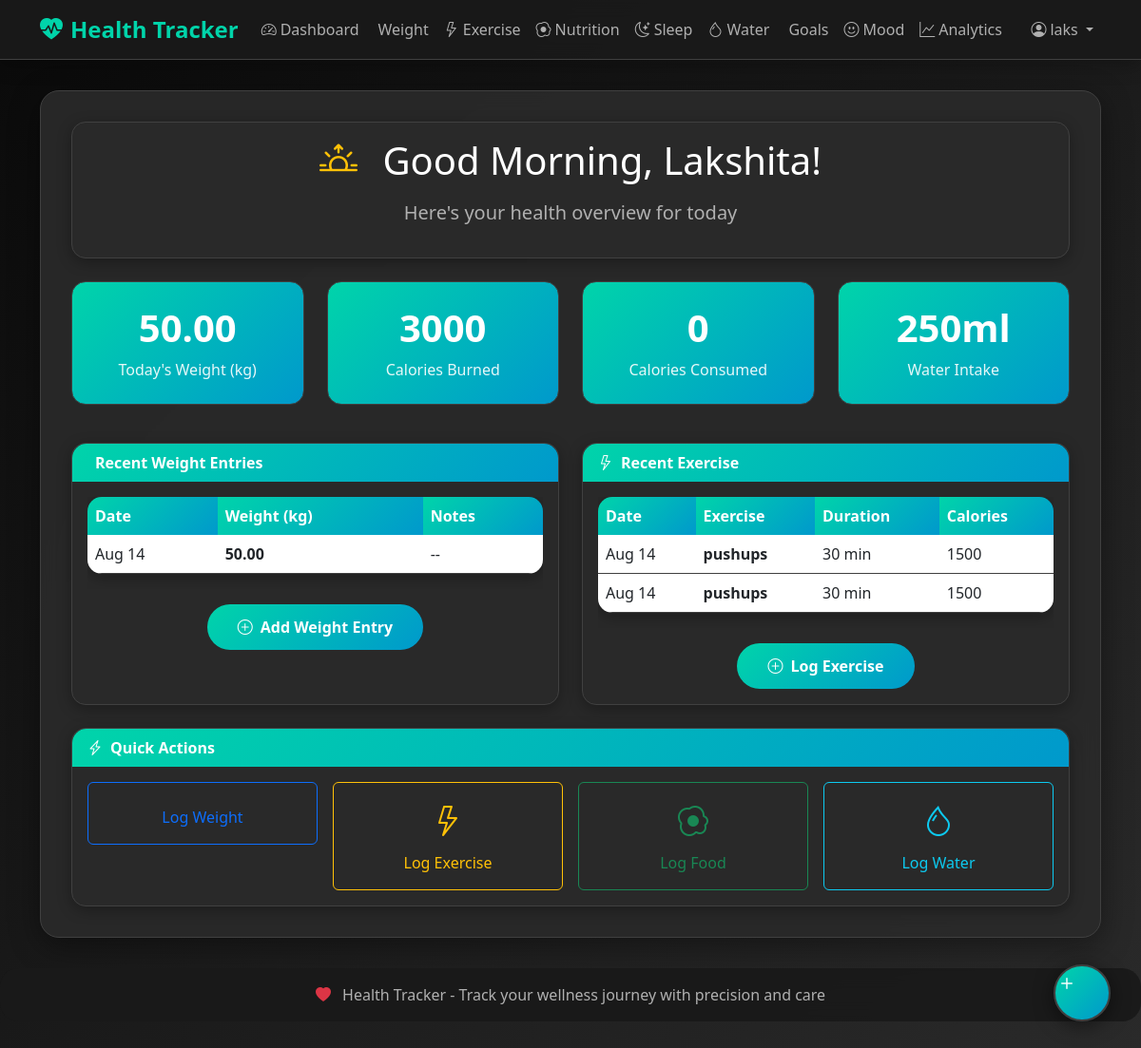
The app's page /dashboard/ (signed in) with its own data.
### tracker/models.py (models this page shows, shortened)
class WeightEntry(models.Model):
    user = models.ForeignKey(User, on_delete=models.CASCADE)
    weight = models.DecimalField(max_digits=5, decimal_places=2, validators=[MinValueValidator(20), MaxValueValidator(500)])
    date = models.DateField(default=timezone.now)
    notes = models.TextField(blank=True)
    created_at = models.DateTimeField(auto_now_add=True)
    class Meta:
        ordering = ['-date']
        unique_together = ['user', 'date']

class Exercise(models.Model):
    EXERCISE_TYPES = [
        ('cardio', 'Cardio'),
        ('strength', 'Strength Training'),
        ('flexibility', 'Flexibility'),
        ('sports', 'Sports'),
        ('other', 'Other')
    ]
    user = models.ForeignKey(User, on_delete=models.CASCADE)
    exercise_type = models.CharField(max_length=20, choices=EXERCISE_TYPES)
    name = models.CharField(max_length=100)
    duration = models.PositiveIntegerField(help_text="Duration in minutes")
    calories_burned = models.PositiveIntegerField(help_text="Calories burned")
    date = models.DateField(default=timezone.now)
    notes = models.TextField(blank=True)
    created_at = models.DateTimeField(auto_now_add=True)
    class Meta:
        ordering = ['-date']

### tracker/views.py (the view)
# urls.py: path('dashboard/', views.dashboard, name='dashboard'),
@login_required
def dashboard(request):
    today = timezone.now().date()
    user = request.user
    try:
        today_weight = WeightEntry.objects.filter(user=user, date=today).latest('created_at')
    except WeightEntry.DoesNotExist:
        today_weight = None
    try:
        today_mood = Mood.objects.get(user=user, date=today)
    except Mood.DoesNotExist:
        today_mood = None
    recent_weight = WeightEntry.objects.filter(user=user).order_by('-date')[:7]
    recent_exercise = Exercise.objects.filter(user=user).order_by('-date')[:5]
    recent_nutrition = Nutrition.objects.filter(user=user).order_by('-date')[:5]
    today_exercise_calories = Exercise.objects.filter(user=user, date=today).aggregate(Sum('calories_burned'))['calories_burned__sum'] or 0
    today_nutrition_calories = Nutrition.objects.filter(user=user, date=today).aggregate(Sum('calories'))['calories__sum'] or 0
    today_water = WaterIntake.objects.filter(user=user, date=today).aggregate(Sum('amount'))['amount__sum'] or 0
    active_goals = HealthGoal.objects.filter(user=user, status='active').order_by('target_date')[:5]
    context = {
        'today_weight': today_weight,
        'today_mood': today_mood,
        'recent_weight': recent_weight,
        'recent_exercise': recent_exercise,
        'recent_nutrition': recent_nutrition,
        'today_exercise_calories': today_exercise_calories,
        'today_nutrition_calories': today_nutrition_calories,
        'today_water': today_water,
        'active_goals': active_goals,
    }
    return render(request, 'tracker/dashboard.html', context)

### templates/tracker/dashboard.html (shortened to what this page needs)
{% extends 'tracker/base.html' %}
{% block content %}
<div class="main-content">
    <div class="row mb-4">
        <div class="col-12">
            <div class="card">
                <div class="card-body text-center">
                    <h1 class="display-6 mb-3">
                        <i class="bi bi-sunrise text-warning me-3"></i>
                        Good Morning, {{ user.first_name|default:user.username }}!
                    </h1>
                    <p class="lead text-muted">Here's your health overview for today</p>
                </div>
            </div>
        </div>
    </div>
    <div class="row g-4 mb-4">
        <div class="col-md-3 col-sm-6">
            <div class="stats-card">
                <h3>{{ today_weight.weight|default:"--" }}</h3>
                <p>Today's Weight (kg)</p>
            </div>
        </div>
        <div class="col-md-3 col-sm-6">
            <div class="stats-card">
                <h3>{{ today_exercise_calories|default:"0" }}</h3>
                <p>Calories Burned</p>
            </div>
        </div>
        <div class="col-md-3 col-sm-6">
            <div class="stats-card">
                <h3>{{ today_nutrition_calories|default:"0" }}</h3>
                <p>Calories Consumed</p>
            </div>
        </div>
        <div class="col-md-3 col-sm-6">
            <div class="stats-card">
                <h3>{{ today_water|default:"0"|floatformat:0 }}ml</h3>
                <p>Water Intake</p>
            </div>
        </div>
    </div>
    <div class="row g-4 mb-4">
        <div class="col-lg-6">
            <div class="card h-100">
                <div class="card-header">
                    Recent Weight Entries
                </div>
                <div class="card-body">
                    {% if recent_weight %}
                        <div class="table-responsive">
                            <table class="table table-hover">
                                <thead>
                                    <tr>
                                        <th>Date</th>
                                        <th>Weight (kg)</th>
                                        <th>Notes</th>
                                    </tr>
                                </thead>
                                <tbody>
                                    {% for entry in recent_weight %}
                                    <tr>
                                        <td>{{ entry.date|date:"M d" }}</td>
                                        <td><strong>{{ entry.weight }}</strong></td>
                                        <td>{{ entry.notes|truncatechars:30|default:"--" }}</td>
                                    </tr>
                                    {% endfor %}
                                </tbody>
                            </table>
                        </div>
                        <div class="text-center mt-3">
                            <a href="{% url 'tracker:weight_tracker' %}" class="btn btn-primary">
                                <i class="bi bi-plus-circle me-2"></i>Add Weight Entry
                            </a>
                        </div>
                    {% endif %}
                </div>
            </div>
        </div>
        <div class="col-lg-6">
            <div class="card h-100">
                <div class="card-header">
                    <i class="bi bi-lightning me-2"></i>Recent Exercise
                </div>
                <div class="card-body">
                    {% if recent_exercise %}
                        <div class="table-responsive">
                            <table class="table table-hover">
                                <thead>
                                    <tr>
                                        <th>Date</th>
                                        <th>Exercise</th>
                                        <th>Duration</th>
                                        <th>Calories</th>
                                    </tr>
                                </thead>
                                <tbody>
                                    {% for exercise in recent_exercise %}
                                    <tr>
                                        <td>{{ exercise.date|date:"M d" }}</td>
                                        <td><strong>{{ exercise.name }}</strong></td>
                                        <td>{{ exercise.duration }} min</td>
                                        <td>{{ exercise.calories_burned }}</td>
                                    </tr>
                                    {% endfor %}
                                </tbody>
                            </table>
                        </div>
                        <div class="text-center mt-3">
                            <a href="{% url 'tracker:exercise_tracker' %}" class="btn btn-primary">
                                <i class="bi bi-plus-circle me-2"></i>Log Exercise
                            </a>
                        </div>
                    {% endif %}
                </div>
            </div>
        </div>
    </div>
    <div class="row">
        <div class="col-12">
            <div class="card">
                <div class="card-header">
                    <i class="bi bi-lightning-charge me-2"></i>Quick Actions
                </div>
                <div class="card-body">
                    <div class="row g-3">
                        <div class="col-md-3 col-sm-6">
                            <a href="{% url 'tracker:weight_tracker' %}" class="btn btn-outline-primary w-100 py-3">
                                Log Weight
                            </a>
                        </div>
                        <div class="col-md-3 col-sm-6">
                            <a href="{% url 'tracker:exercise_tracker' %}" class="btn btn-outline-warning w-100 py-3">
                                <i class="bi bi-lightning d-block mb-2" style="font-size: 2rem;"></i>
                                Log Exercise
                            </a>
                        </div>
                        <div class="col-md-3 col-sm-6">
                            <a href="{% url 'tracker:nutrition_tracker' %}" class="btn btn-outline-success w-100 py-3">
                                <i class="bi bi-egg-fried d-block mb-2" style="font-size: 2rem;"></i>
                                Log Food
                            </a>
                        </div>
                        <div class="col-md-3 col-sm-6">
                            <a href="{% url 'tracker:water_tracker' %}" class="btn btn-outline-info w-100 py-3">
                                <i class="bi bi-droplet d-block mb-2" style="font-size: 2rem;"></i>
                                Log Water
                            </a>
                        </div>
                    </div>
                </div>
            </div>
        </div>
    </div>
</div>
<a href="{% url 'tracker:quick_add' %}" class="floating-action-btn" title="Quick Add">
    <i class="bi bi-plus" style="font-size: 1.5rem;"></i>
</a>
{% endblock %}

### templates/tracker/base.html (shortened to what this page needs)
<!DOCTYPE html>
<html lang="en">
<head>
    <link href="https://cdn.jsdelivr.net/npm/bootstrap@5.3.0/dist/css/bootstrap.min.css" rel="stylesheet">
    <link href="https://cdn.jsdelivr.net/npm/bootstrap-icons@1.10.0/font/bootstrap-icons.css" rel="stylesheet">
    {% load static %}
    <link href="{% static 'css/style.css' %}" rel="stylesheet">
</head>
<body>
    <nav class="navbar navbar-expand-lg navbar-light">
        <div class="container">
            <a class="navbar-brand" href="{% url 'tracker:dashboard' %}">
                <i class="bi bi-heart-pulse-fill me-2"></i>Health Tracker
            </a>
            <div class="collapse navbar-collapse" id="navbarNav">
                {% if user.is_authenticated %}
                <ul class="navbar-nav me-auto">
                    <li class="nav-item">
                        <a class="nav-link" href="{% url 'tracker:dashboard' %}">
                            <i class="bi bi-speedometer2 me-1"></i>Dashboard
                        </a>
                    </li>
                    <li class="nav-item">
                        <a class="nav-link" href="{% url 'tracker:weight_tracker' %}">
                            Weight
                        </a>
                    </li>
                    <li class="nav-item">
                        <a class="nav-link" href="{% url 'tracker:exercise_tracker' %}">
                            <i class="bi bi-lightning me-1"></i>Exercise
                        </a>
                    </li>
                    <li class="nav-item">
                        <a class="nav-link" href="{% url 'tracker:nutrition_tracker' %}">
                            <i class="bi bi-egg-fried me-1"></i>Nutrition
                        </a>
                    </li>
                    <li class="nav-item">
                        <a class="nav-link" href="{% url 'tracker:sleep_tracker' %}">
                            <i class="bi bi-moon-stars me-1"></i>Sleep
                        </a>
                    </li>
                    <li class="nav-item">
                        <a class="nav-link" href="{% url 'tracker:water_tracker' %}">
                            <i class="bi bi-droplet me-1"></i>Water
                        </a>
                    </li>
                    <li class="nav-item">
                        <a class="nav-link" href="{% url 'tracker:goals' %}">
                            Goals
                        </a>
                    </li>
                    <li class="nav-item">
                        <a class="nav-link" href="{% url 'tracker:mood_tracker' %}">
                            <i class="bi bi-emoji-smile me-1"></i>Mood
                        </a>
                    </li>
                    <li class="nav-item">
                        <a class="nav-link" href="{% url 'tracker:analytics' %}">
                            <i class="bi bi-graph-up me-1"></i>Analytics
                        </a>
                    </li>
                </ul>
                <ul class="navbar-nav">
                    <li class="nav-item dropdown">
                        <a class="nav-link dropdown-toggle" href="#" id="navbarDropdown" role="button" data-bs-toggle="dropdown">
                            <i class="bi bi-person-circle me-1"></i>{{ user.username }}
                        </a>
                    </li>
                </ul>
                {% endif %}
            </div>
        </div>
    </nav>
    <div class="container">
        {% block content %}{% endblock %}
    </div>
    <footer class="footer">
        <div class="container">
            <p class="mb-0">
                <i class="bi bi-heart-fill text-danger me-2"></i>
                Health Tracker - Track your wellness journey with precision and care
            </p>
        </div>
    </footer>
</body>
</html>

### records on screen
WeightEntry: weight "50.00", date "Aug 14", notes "--"
Exercise: date "Aug 14", name "pushups", duration "30", calories_burned "1500"
Exercise: date "Aug 14", name "pushups", duration "30", calories_burned "1500"

### other values on screen
{{ user.username }} "laks"
{{ user.first_name|default:user.username }} "Lakshita"
{{ today_exercise_calories|default:"0" }} "3000"
{{ today_nutrition_calories|default:"0" }} "0"
{{ today_water|default:"0"|floatformat:0 }} "250"
